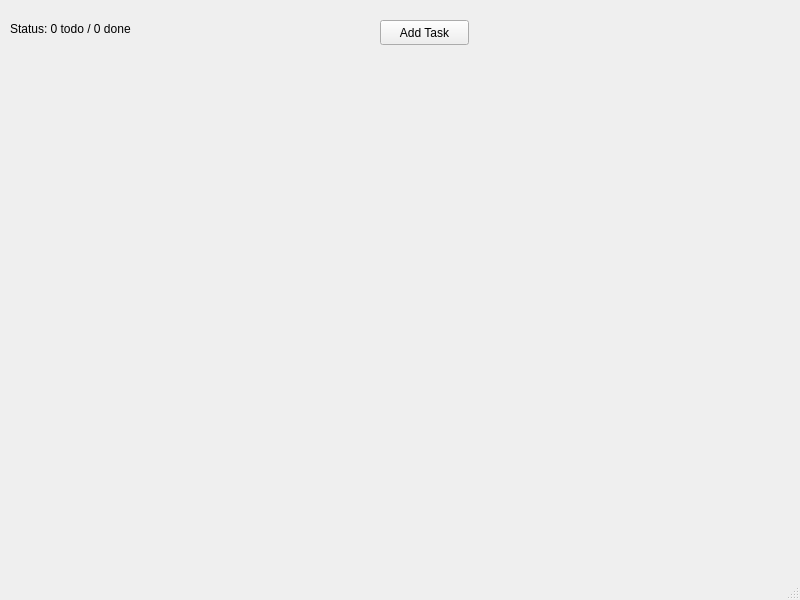
<?xml version="1.0" encoding="UTF-8"?>
<ui version="4.0">
 <class>MainWindow</class>
 <widget class="QMainWindow" name="MainWindow">
  <property name="geometry">
   <rect>
    <x>0</x>
    <y>0</y>
    <width>800</width>
    <height>600</height>
   </rect>
  </property>
  <property name="windowTitle">
   <string>MainWindow</string>
  </property>
  <widget class="QWidget" name="centralwidget">
   <widget class="QLabel" name="statusLabel">
    <property name="geometry">
     <rect>
      <x>10</x>
      <y>20</y>
      <width>161</width>
      <height>17</height>
     </rect>
    </property>
    <property name="text">
     <string>Status: 0 todo / 0 done</string>
    </property>
   </widget>
   <widget class="QPushButton" name="addTaskButton">
    <property name="geometry">
     <rect>
      <x>380</x>
      <y>20</y>
      <width>89</width>
      <height>25</height>
     </rect>
    </property>
    <property name="text">
     <string>Add Task</string>
    </property>
   </widget>
  </widget>
  <widget class="QMenuBar" name="menubar">
   <property name="geometry">
    <rect>
     <x>0</x>
     <y>0</y>
     <width>800</width>
     <height>22</height>
    </rect>
   </property>
  </widget>
  <widget class="QStatusBar" name="statusbar"/>
 </widget>
 <resources/>
 <connections/>
</ui>
